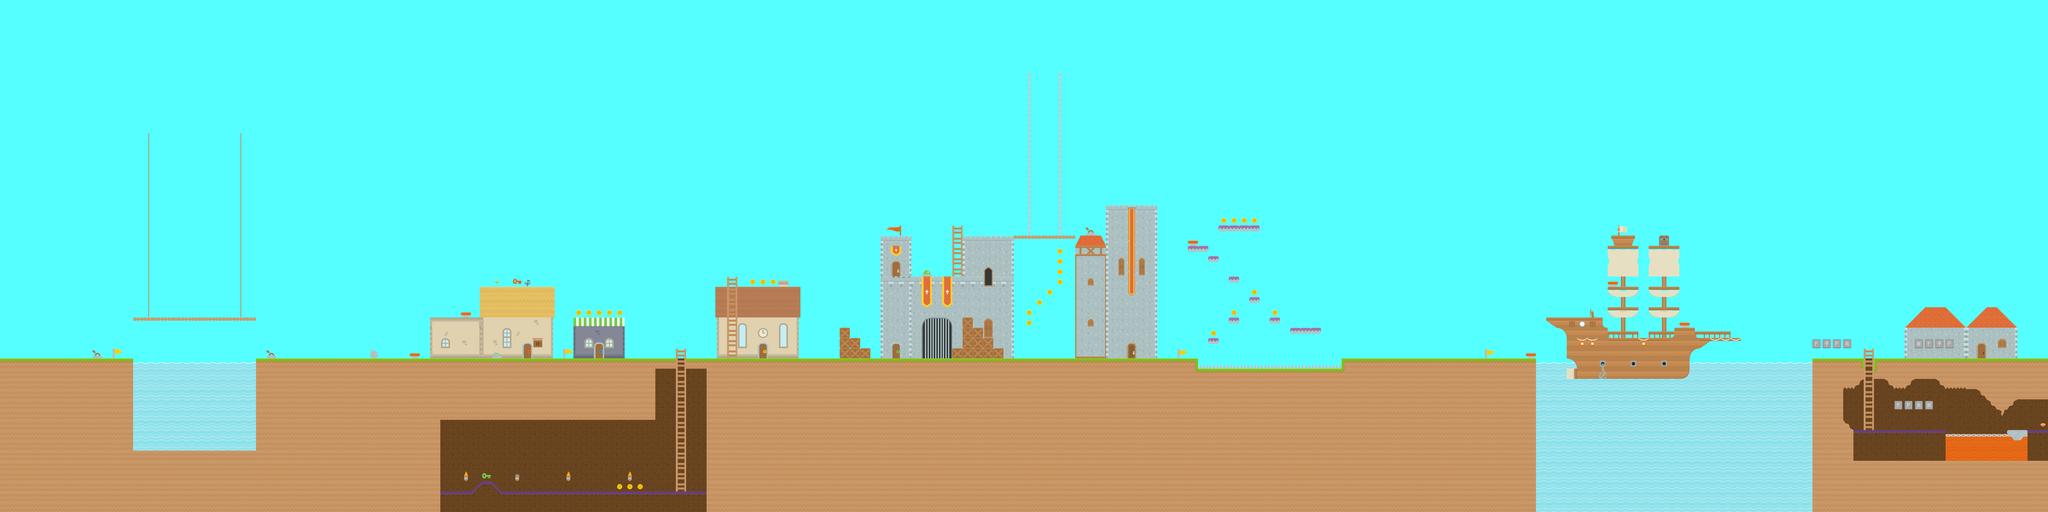

Rendered tile map (Tiled .tmx) drawn with the repository's tilesets; below, a short description and the map source with its tile grids summarised:
An orthogonal 200x50 tile map with 70x70 px tiles, 7 tile layers (GroundBack, GroundMid, Build Interior, Build, ...), 10 tilesets and 178 objects (59x wall, 45x ground, 14x platform, 10x trigger, 7x collectable, ...).

<map version="1.0" orientation="orthogonal" renderorder="right-up" width="200" height="50" tilewidth="70" tileheight="70" backgroundcolor="#55ffff" nextobjectid="321">
 <properties>
  <property name="background" value="background1.json" />
 </properties>
 <tileset firstgid="1" source="Builds.tsx" />
 <tileset firstgid="99" source="GrassExtension.tsx" />
 <tileset firstgid="141" name="Base" tilewidth="70" tileheight="70" spacing="2" tilecount="196" columns="14">
  <image source="resources/base.png" width="1024" height="1024" />
  <tile id="15">
   <properties>
    <property name="WaterTileFrame" type="int" value="1" />
   </properties>
  </tile>
  <tile id="149">
   <properties>
    <property name="WaterTileFrame" type="int" value="3" />
   </properties>
  </tile>
  <tile id="179">
   <properties>
    <property name="WaterTileFrame" type="int" value="4" />
   </properties>
  </tile>
  <tile id="194">
   <properties>
    <property name="WaterTileFrame" type="int" value="2" />
   </properties>
  </tile>
 </tileset>
 <tileset firstgid="337" name="Items" tilewidth="70" tileheight="70" spacing="2" tilecount="98" columns="14">
  <image source="resources/Items.png" width="1024" height="512" />
  <tile id="1">
   <properties>
    <property name="color" value="yellow" />
    <property name="frame" value="1" />
    <property name="tag" value="flag" />
   </properties>
  </tile>
  <tile id="4">
   <properties>
    <property name="color" value="brown" />
    <property name="state" value="left" />
    <property name="type" value="switch" />
   </properties>
  </tile>
  <tile id="14">
   <properties>
    <property name="coin" value="3" />
   </properties>
  </tile>
  <tile id="16">
   <properties>
    <property name="color" value="yellow" />
    <property name="tag" value="flag down" />
   </properties>
  </tile>
  <tile id="28">
   <properties>
    <property name="color" value="red" />
    <property name="state" value="down" />
    <property name="tag" value="button" />
   </properties>
  </tile>
  <tile id="29">
   <properties>
    <property name="coin" value="1" />
   </properties>
  </tile>
  <tile id="33">
   <properties>
    <property name="state" value="normal" />
    <property name="tag" value="spring" />
   </properties>
  </tile>
  <tile id="42">
   <properties>
    <property name="color" value="blue" />
    <property name="state" value="down" />
    <property name="tag" value="button" />
   </properties>
  </tile>
  <tile id="43">
   <properties>
    <property name="color" value="yellow" />
    <property name="state" value="up" />
    <property name="tag" value="button" />
   </properties>
  </tile>
  <tile id="44">
   <properties>
    <property name="coin" value="2" />
   </properties>
  </tile>
  <tile id="48">
   <properties>
    <property name="state" value="expanded" />
    <property name="tag" value="spring" />
   </properties>
  </tile>
  <tile id="57">
   <properties>
    <property name="color" value="green" />
    <property name="state" value="up" />
    <property name="tag" value="button" />
   </properties>
  </tile>
  <tile id="58">
   <properties>
    <property name="color" value="yellow" />
    <property name="state" value="down" />
    <property name="tag" value="button" />
   </properties>
  </tile>
  <tile id="72">
   <properties>
    <property name="color" value="green" />
    <property name="state" value="down" />
    <property name="tag" value="button" />
   </properties>
  </tile>
  <tile id="78">
   <properties>
    <property name="color" value="brown" />
    <property name="state" value="right" />
    <property name="type" value="switch" />
   </properties>
  </tile>
  <tile id="86">
   <properties>
    <property name="color" value="blue" />
    <property name="state" value="up" />
    <property name="tag" value="button" />
   </properties>
  </tile>
  <tile id="87">
   <properties>
    <property name="color" value="red" />
    <property name="state" value="up" />
    <property name="tag" value="button" />
   </properties>
  </tile>
  <tile id="90">
   <properties>
    <property name="color" value="yellow" />
    <property name="frame" value="2" />
    <property name="tag" value="flag" />
   </properties>
  </tile>
  <tile id="93">
   <properties>
    <property name="color" value="brown" />
    <property name="state" value="center" />
    <property name="type" value="switch" />
   </properties>
  </tile>
 </tileset>
 <tileset firstgid="435" source="medieval.tsx" />
 <tileset firstgid="827" name="naval" tilewidth="70" tileheight="70" spacing="2" tilecount="392" columns="28">
  <image source="resources/naval.png" width="2048" height="1024" />
  <tile id="64">
   <properties>
    <property name="state" value="open" />
    <property name="tag" value="trunk" />
   </properties>
  </tile>
  <tile id="352">
   <properties>
    <property name="state" value="locked" />
    <property name="tag" value="trunk" />
   </properties>
  </tile>
  <tile id="381">
   <properties>
    <property name="state" value="empty" />
    <property name="tag" value="trunk" />
   </properties>
  </tile>
 </tileset>
 <tileset firstgid="1219" source="extension.tsx" />
 <tileset firstgid="1317" source="custom.tsx" />
 <tileset firstgid="1324" name="BaseTiles6" tilewidth="70" tileheight="70" spacing="2" tilecount="196" columns="14">
  <image source="resources/BaseTiles6.png" width="1024" height="1024" />
  <tile id="134">
   <properties>
    <property name="WaterTileFrame" value="2" />
   </properties>
  </tile>
  <tile id="149">
   <properties>
    <property name="WaterTileFrame" value="2" />
   </properties>
  </tile>
  <tile id="164">
   <properties>
    <property name="WaterTileFrame" value="1" />
   </properties>
  </tile>
 </tileset>
 <tileset firstgid="1520" name="rune" tilewidth="54" tileheight="60" spacing="2" margin="1" tilecount="9" columns="9">
  <image source="resources/rune.png" width="512" height="64" />
  <tile id="0">
   <properties>
    <property name="key" type="int" value="1" />
   </properties>
  </tile>
  <tile id="1">
   <properties>
    <property name="key" type="int" value="2" />
   </properties>
  </tile>
  <tile id="2">
   <properties>
    <property name="key" type="int" value="3" />
   </properties>
  </tile>
  <tile id="3">
   <properties>
    <property name="key" type="int" value="4" />
   </properties>
  </tile>
  <tile id="4">
   <properties>
    <property name="key" type="int" value="5" />
   </properties>
  </tile>
 </tileset>
 <layer name="GroundBack" width="200" height="50">
  <data>[10000 cells, 3259 non-empty, 12 distinct tile ids]</data>
 </layer>
 <layer name="GroundMid" width="200" height="50">
  <data>[10000 cells, 76 non-empty, 18 distinct tile ids]</data>
 </layer>
 <layer name="Build Interior" width="200" height="50">
  <data>[10000 cells, 50 non-empty, 17 distinct tile ids]</data>
 </layer>
 <objectgroup name="Interior Objects">
  <!-- 51 objects omitted --></objectgroup>
 <layer name="Build" width="200" height="50">
  <data>[10000 cells, 584 non-empty, 99 distinct tile ids]</data>
 </layer>
 <layer name="Builds Front" width="200" height="50">
  <data>[10000 cells, 55 non-empty, 35 distinct tile ids]</data>
 </layer>
 <layer name="Items" width="200" height="50">
  <data>[10000 cells, 209 non-empty, 34 distinct tile ids]</data>
 </layer>
 <layer name="Coins" width="200" height="50">
  <data>[10000 cells, 27 non-empty, 1 distinct tile ids]</data>
 </layer>
 <objectgroup name="Objects">
  <!-- 127 objects omitted --></objectgroup>
</map>
<!-- 178 of 178 objects omitted -->
